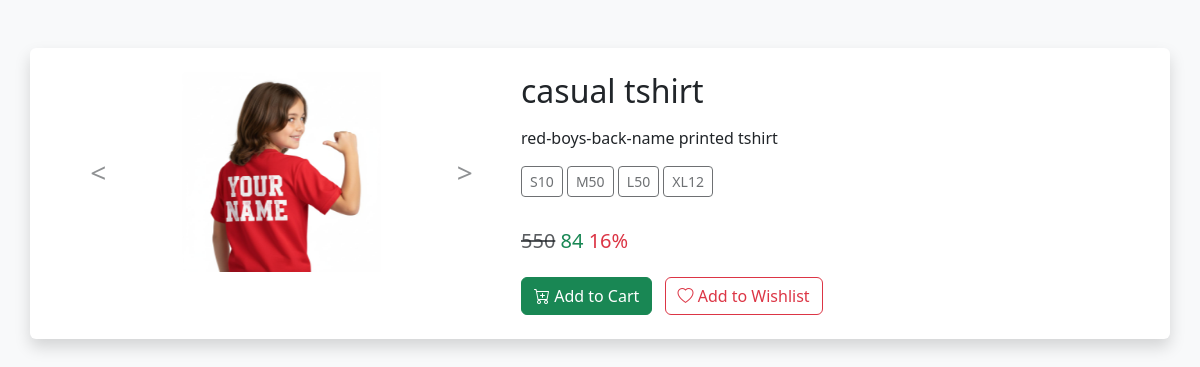
/user_single_product/2/, run on an earlier commit of the app's database.
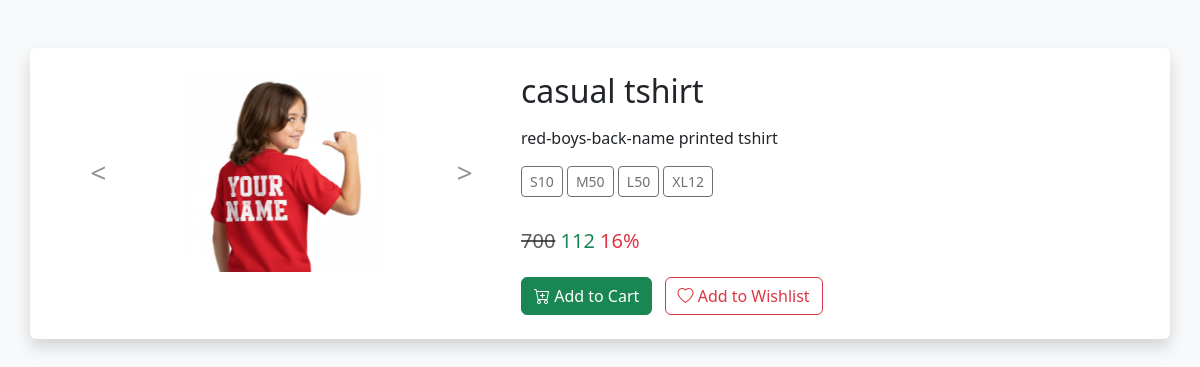
And on a later commit of the database.
### urban_tees_app/models.py (models this page shows, shortened)
class Product(models.Model):
    CATEGORY_CHOICES = [
        ('mens', 'Mens'),
        ('womens', 'Womens'),
        ('girls', 'Girls'),
        ('boys', 'Boys'),
    ]
    item_image1 = models.CharField(max_length=255)
    item_image2 = models.CharField(max_length=255)
    item_image3 = models.CharField(max_length=255)
    item_image4 = models.CharField(max_length=255)
    item_name = models.CharField(max_length=255)
    item_description = models.CharField(max_length=255)
    new_price = models.IntegerField()
    old_price = models.IntegerField()
    offer = models.IntegerField()
    category = models.CharField(max_length=10, choices=CATEGORY_CHOICES)
    small_size=models.IntegerField()
    medium_size=models.IntegerField()
    large_size=models.IntegerField()
    extralarge_size=models.IntegerField()

### urban_tees_app/views.py (the view)
# urls.py: path('user_single_product/<int:id>/', views.user_single_product, name='user_single_product'),
def user_single_product(request, id):
    item_details=Product.objects.get(id=id)
    return render(request, 'user_single_product.html', {'item':item_details})

### urban_tees_app/templates/user_single_product.html (shortened to what this page needs)
{% load static %}
<!DOCTYPE html>
<html lang="en">
<head>
    <link href="https://cdn.jsdelivr.net/npm/bootstrap@5.3.3/dist/css/bootstrap.min.css" rel="stylesheet">
    <link href="https://cdn.jsdelivr.net/npm/bootstrap-icons@1.10.5/font/bootstrap-icons.css" rel="stylesheet">
</head>
<body class="bg-light">
    <div class="container py-5">
        <div class="row bg-white p-4 shadow rounded">
            <div class="col-md-5 text-center">
                <div id="productCarousel" class="carousel slide" data-bs-ride="carousel">
                    <div class="carousel-inner">
                        <div class="carousel-item active">
                            <img src="{% static item.item_image1 %}" class="d-block w-100" alt="Image 1"
                                style="height: auto; max-height: 200px; object-fit: contain;">
                        </div>
                    </div>
                    <button class="carousel-control-prev" type="button" data-bs-target="#productCarousel"
                        data-bs-slide="prev">
                        <span class="fs-3 text-dark">&lt;</span>
                    </button>
                    <button class="carousel-control-next" type="button" data-bs-target="#productCarousel"
                        data-bs-slide="next">
                        <span class="fs-3 text-dark">&gt;</span>
                    </button>
                </div>
            </div>
            <div class="col-md-7">
                <h2 class="mb-3">{{ item.item_name }}</h2>
                <p>{{ item.item_description }}</p>
                <p class="card-text btn btn-outline-dark btn-sm disabled">S{{ item.small_size }}</p>
                <p class="card-text btn btn-outline-dark btn-sm disabled">M{{ item.medium_size }}</p>
                <p class="card-text btn btn-outline-dark btn-sm disabled">L{{ item.large_size }}</p>
                <p class="card-text btn btn-outline-dark btn-sm disabled">XL{{ item.extralarge_size }}</p>
                <p class="h5 mt-3">
                    <del class="text-muted">{{ item.old_price }}</del>
                    <span class="text-success">{{ item.new_price }}</span>
                    <span class="text-danger"> {{ item.offer }}%</span>
                </p>
                <div class="mt-4">
                    <button type="button" class="btn btn-success me-2" id="whish_list" >
                        <i class="bi bi-cart-plus"></i> Add to Cart
                    </button>
                    <button type="button" class="btn btn-outline-danger" id="cart">
                        <i class="bi bi-heart"></i> Add to Wishlist
                    </button>
                </div>
            </div>
        </div>
    </div>
</body>
</html>

What changed in the data, as far as the page shows it:
changed Product "casual tshirt": old_price "550" → "700"; new_price "84" → "112"
